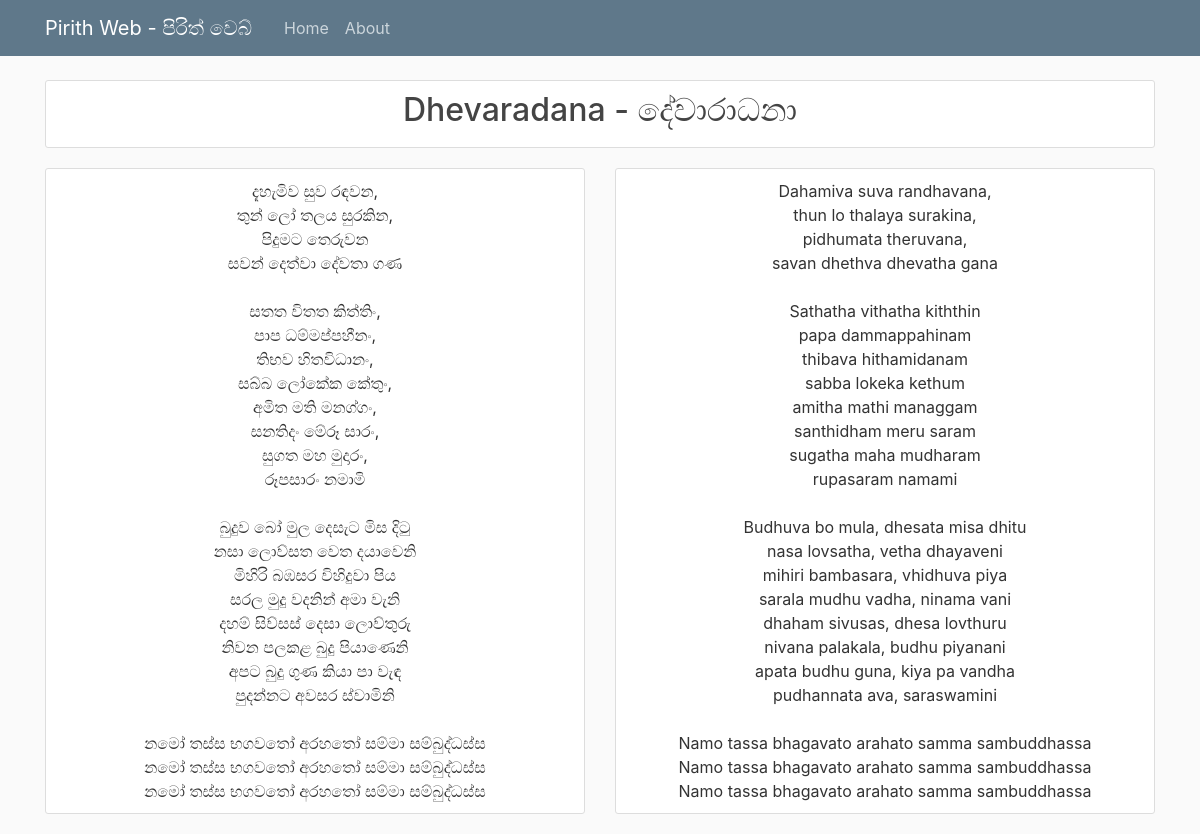
Screenshot of /post/3 with the database file from the repository.
### pirithweb/models.py (models this page shows, shortened)
class Post(db.Model):
    id = db.Column(db.Integer, primary_key=True)
    title = db.Column(db.String(100), nullable=False)
    date_posted = db.Column(db.DateTime, nullable=False, default=datetime.utcnow)
    content1 = db.Column(db.Text, nullable=False)
    content2 = db.Column(db.Text, nullable=False)
    user_id = db.Column(db.Integer, db.ForeignKey('user.id'), nullable=False)

### pirithweb/posts/routes.py (the view)
@posts.route("/post/<int:post_id>")
def post(post_id):
    post = Post.query.get_or_404(post_id)
    return render_template('posts/post.html', title=post.title, post=post)

### pirithweb/templates/posts/post.html (shortened to what this page needs)
{% extends "layout_6-6.html" %}
{% block top %}
  <article class="media content-section">
    <div class="media-body">
      <h2 class="article-title">{{ post.title }}</h2>
    </div>
  </article>
{% endblock top %}
{% block side1 %}
  <article class="media content-section">
    <div class="media-body">
      <center class="article-content">{{ post.content1 }}</center>
    </div>
  </article>
{% endblock side1 %}
{% block side2 %}
  <article class="media content-section">
    <div class="media-body">
      <center class="article-content">{{ post.content2 }}</center>
    </div>
  </article>
{% endblock side2 %}

### pirithweb/static/main.css (style rules this page uses)
body { background: #fafafa; color: #333333; margin-top: 5rem; }
h1, h2, h3, h4, h5, h6 { color: #444444; }
.content-section { background: #ffffff; padding: 10px 20px; border: 1px solid #dddddd; border-radius: 3px; margin-bottom: 20px; }
.article-title { color: #444444; text-align: center; }
.article-content { white-space: pre-line; }

### rows the page displays
Post: title "Dhevaradana - දේවාරාධනා", content1 "දැහැමිව සුව රඳවන, තුන් ලෝ තලය සුරකින, පිදුමට තෙරුවන සවන් දෙත්වා දේවතා ගණ සතත විතත කිත්තිං, පාප ධම්මප්පහීනං, තිභව හිතවිධානං, සබ්බ ලෝකේක කේතුං, අමිත මති මනග්ගං, සනතිදං මේරූ සාරං, සුගත මහ මුදාරං, රූපසාරං නමාමි බුදුව බෝ මුල දෙසැට මිස දිටු නසා ලොව්සත වෙත දයාවෙනි මිහිරි බඹසර විහිදුවා පිය සරල මුදු වදනින් අමා වැනි දහම් සිව්සස් දෙසා ලොව්තුරු නිවන පලකළ බුදු පියාණෙනි අපට බුදු ගුණ කියා පා වැඳ පුදන්නට අවසර ස්වාමිනි නමෝ තස්ස භගවතෝ අරහතෝ සම්මා සම්බුද්ධස්ස නමෝ තස්ස භගවතෝ අරහතෝ සම්මා සම්බුද්ධස්ස නමෝ තස්ස භගවතෝ අරහතෝ සම්මා සම්බුද්ධස්ස", content2 "Dahamiva suva randhavana, thun lo thalaya surakina, pidhumata theruvana, savan dhethva dhevatha gana Sathatha vithatha kiththin papa dammappahinam thibava hithamidanam sabba lokeka kethum amitha mathi managgam santhidham meru saram sugatha maha mudharam rupasaram namami Budhuva bo mula, dhesata misa dhitu nasa lovsatha, vetha dhayaveni mihiri bambasara, vhidhuva piya sarala mudhu vadha, ninama vani dhaham sivusas, dhesa lovthuru nivana palakala, budhu piyanani apata budhu guna, kiya pa vandha pudhannata ava, saraswamini Namo tassa bhagavato arahato samma sambuddhassa Namo tassa bhagavato arahato samma sambuddhassa Namo tassa bhagavato arahato samma sambuddhassa"
